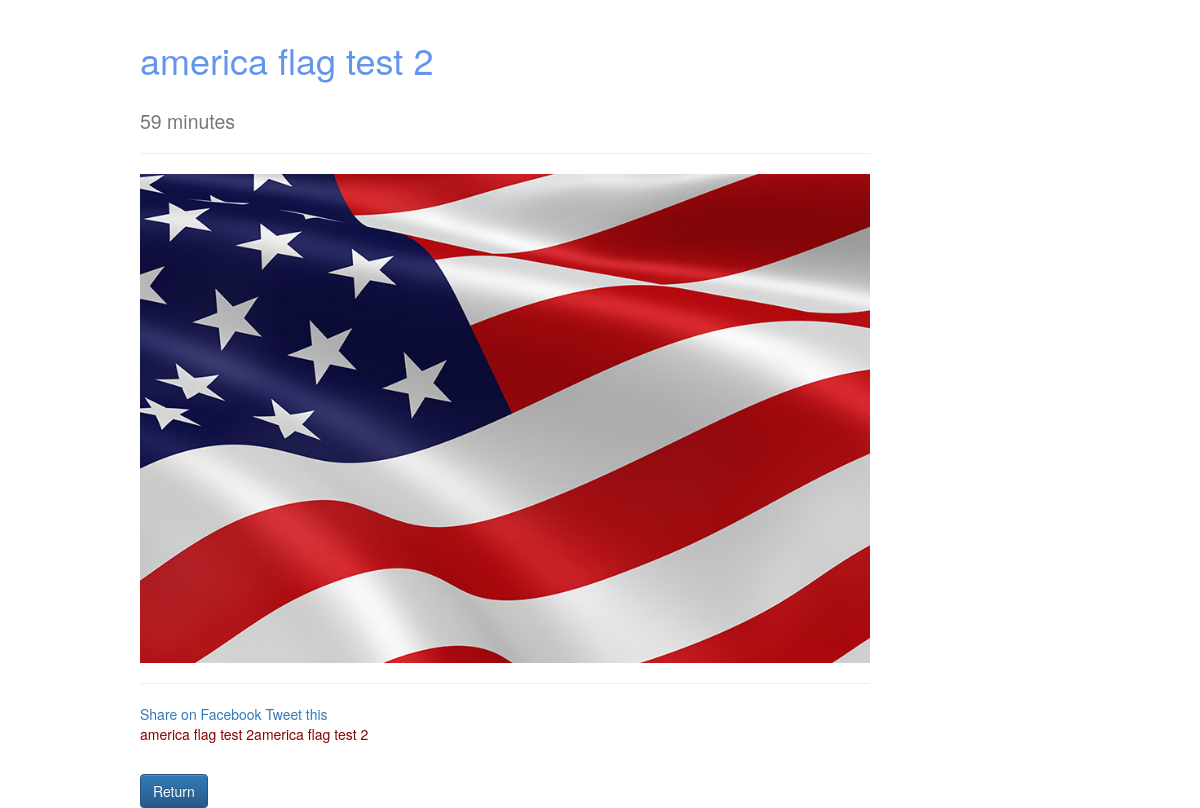
Page /post/america-flag-test-2/ on the committed database.
### blog/models.py (models this page shows, shortened)
class Post (models.Model):
    title = models.CharField(max_length=100)
    slug = models.SlugField(unique=True)
    image = models.ImageField(upload_to=upload_location,
                              null=True, blank=True,
                              height_field="height_field",width_field="width_field")
    height_field = models.IntegerField(default=0)
    width_field = models.IntegerField(default=0)
    content = models.TextField()
    update = models.DateTimeField(auto_now=True, auto_now_add=False)
    timestamp = models.DateTimeField(auto_now=False, auto_now_add=True)

### blog/views.py (the view)
# urls.py: url(r'^(?P<slug>[\w-]+)/$', views.post_detail, name='detail'),
def post_detail(request, slug):
    instance = get_object_or_404(Post, slug=slug)
    share_string = quote_plus(instance.content)
    context = {
        "title": instance.title,
        "instance" : instance,
        "share_string" : share_string
    }
    return render(request,"detail.html",context)

### templates/detail.html (shortened to what this page needs)
{% extends "base.html" %}
{% block content %}
    <div class="col-sm-8 col-sm-offset-1">
    <h1> {{ title }} </h1>
    <h2>
        <small>{{ instance.timestamp|timesince }}</small>
    </h2>
    <hr/>
        {%  if instance.image %}
            <img src="{{ instance.image.url }}" class="img-responsive"/>
        {% endif %}
    <hr/>
    <a href="https://www.facebook.com/sharer/sharer.php?u={{ request.build_absolute_uri }}/">
        Share on Facebook
    </a>
    <a href="https://twitter.com/home?status={{ share_string }}%20{{ request.build_absolute_uri }}/">
    Tweet this
    </a>
     </div>
    <div class="col-sm-6 col-sm-offset-1" >
        {{ instance.content | linebreaks }}<br/>
    <a href="{% url "post:list" %}" class="btn btn-primary" role="button">Return</a>
    </div>
{% endblock %}

### static/css/base.css (style rules this page uses)
h1 { color: cornflowerblue; }
body { color: darkred; }

### rows in the picture
Post: title "america flag test 2", timestamp "59 minutes", image (picture), content "america flag test 2america flag test 2"
